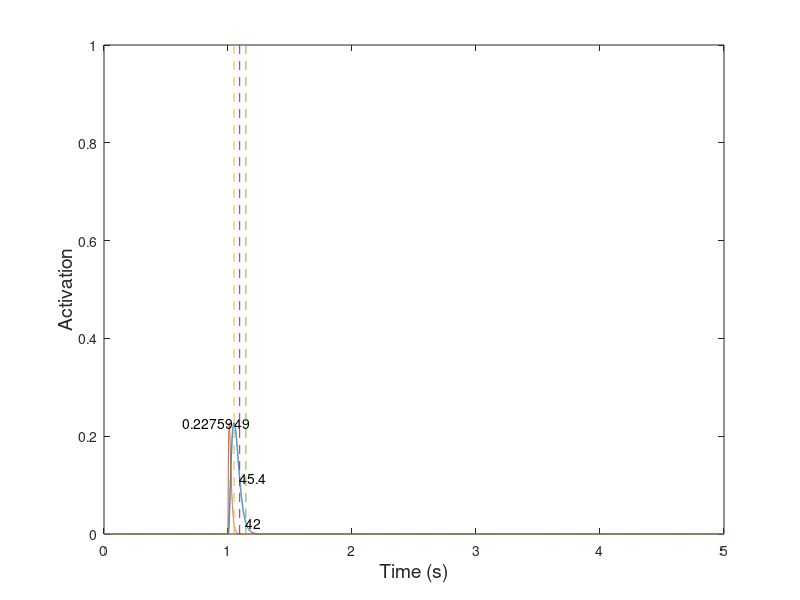

Source code (MATLAB): (Note: this script raises an error after producing the figure.)
%==========================================================================
% spikeDrivenMuscleModel_test.m
% Author: Akira Nagamori
% Last update: 3/27/19
% Descriptions
%   A new model driven by spike trains inspired by Williams et al. 1998
%   Generatetwitch response and test activation-frequency response with a
%   given parameter set
%==========================================================================

close all
clear all
clc

%% Simulation parameters
% Simulation parameters
Fs = 5000; %sampling frequency
h = 1/Fs;
time = 0:1/Fs:5; %simulation time

Lce = 1; % muscle length
%% Model parameters
C = 2;
S = 10*C;
k_1 = 35;
k_2 = 30;
k_3 = 35;
k_4 = 30;
tau_1 = 0.02;
tau_2 = 0.02;
N = 1.7;
K = 0.065;
alpha = 5;

%%
for i = 1:2
    if i == 1
        % Generate a pulse to record twitch response
        FR_test = 1;
    elseif i == 2
        % Generate a set of spike trains at multiple frequencies
        FR_test = [2 5 8 10 12 15 18 20 25 30 40 50 60 70 80 100 200]; %10:10:100];
    end
    %% initialization
    mean_exc = zeros(1,length(FR_test));
    p2p_exc = zeros(1,length(FR_test));
    
    %% Test each stimulus frequency
    for f = 1:length(FR_test)
        %% Generate spike train
        FR = FR_test(f);
        spike = zeros(1,length(time));
        if i == 1
            % Generate a pulse
            spike(1*Fs) = 1;
        else
            % Generate spike train
            temp =spikeTrainGenerator(0:1/Fs:3,Fs,FR);
            spike(1*Fs:4*Fs) = temp;
        end
        
        %%  initialization
        c = 0; % free calcium concentration
        cf = 0; % concentraction of calcium bound to troponin
        A = 0; % muscle activation
        
        R_vec = zeros(1,length(time));
        c_vec = zeros(1,length(time));
        x_int_vec = zeros(1,length(time));
        cf_vec = zeros(1,length(time));
        A_tilda_vec = zeros(1,length(time));
        A_vec = zeros(1,length(time));
        
        spike_temp = zeros(1,length(time));
        R_temp = exp(-time/tau_1);
        R = zeros(1,length(time));
        for t = 1:length(time)
            %% Stage 1
            % Calcium diffusion to sarcoplasm
            if spike(t) == 1
                spike_temp(t) = 1;
                temp = conv(spike_temp,R_temp*(1+2*A^alpha));
                R = R + temp(1:length(time));
            end
            %R = spike(t) + exp(-h/tau_1)*R; %*(1+3*A^alpha);
            
            %%
            c_dot = k_1*(C-c-cf)*R(t) - k_2*c*(S-C+c+cf)-(k_3*c-k_4*cf)*(1-cf);
            cf_dot = (1-cf)*(k_3*c-k_4*cf);
            c = c_dot/Fs + c;
            cf = cf_dot/Fs + cf;
            
            %% Stage 2
            % Cooperativity and saturation
            if cf < 0
                cf_temp = 0;
            else
                cf_temp = cf;
            end
            A_tilda = cf_temp^N/(cf_temp^N+K^N);
            
            %% Stage 3
            % First-order dynamics to muscle activation, A
            %tau_2 = tau_2_0*(1-0.8*A_tilda)^2;
            A_dot = (A_tilda-A)/tau_2;
            A = A_dot/Fs + A;
            
            %% Store variables
            %x_vec(t) = x(t);
            %R_vec(t) = R;
            c_vec(t) = c;
            cf_vec(t) = cf;
            A_tilda_vec(t) = A_tilda;
            A_vec(t) = A;
            
            
        end
        
        mean_exc(f) = mean(A_vec(3.5*Fs:4*Fs));
        p2p_exc(f) = max(A_vec(3.5*Fs:4*Fs))-min(A_vec(3.5*Fs:4*Fs));
        
        if i == 1
            %------------------------------------------------------------------
            % Twitch analysis
            %------------------------------------------------------------------
            % Find the peak amplitude of twitch and its location
            [pks,locs_0_100] = max(A_vec);
            % Display peak amplitude value
            pks
            % Time it takes from zero force to the peak
            t_0_100 = (locs_0_100-1*Fs)*1000/Fs % convert it in the unit of ms
            
            % Find a half peak amplitude
            peak_half = pks/2;
            % Find time from peak to half maximum
            [~,t_100_50] = min(abs(A_vec(locs_0_100:end)-peak_half));
            
            % Find the location of t_100_50
            locs_100_50 = locs_0_100+t_100_50;
            % Time it takes from peak to half maximum
            t_100_50 = t_100_50*1000/Fs
            
            % Find value of 40% of peak amplitude
            peak_40 = pks*0.4;
            % Find value of 10% of peak amplitude
            peak_10 = pks*0.1;
            
            % Find time when force reaches 40% maximum after peak
            [~,t_40] = min(abs(A_vec(locs_0_100:end)-peak_40));
            % Find time when force reaches 10% maximum after peak
            [~,t_10] = min(abs(A_vec(locs_0_100:end)-peak_10));
            
            % Time it takes from 40% peak to 10% peak
            t_40_10 = (t_10-t_40)*1000/Fs
            
            % Locatino of t_40_10
            locs_40_10 = locs_0_100+t_10;
            
            T = t_0_100/Fs;
            P =  pks/T;
            twitch_Milner_temp = P.*time.*exp(1-time/T);
            twitch_Milner = conv(spike,twitch_Milner_temp);
        end
        
        figure(i)
        plot(time,A_vec,'LineWidth',1)
        hold on
        if i == 1
            plot(time,twitch_Milner(1:length(time)))
            hold on
            plot([time(locs_0_100) time(locs_0_100)],[0 1],'--')
            text(time(locs_0_100),pks,num2str(t_0_100))
            hold on
            plot([time(locs_100_50) time(locs_100_50)],[0 1],'--')
            plot([time(locs_40_10) time(locs_40_10)],[0 1],'--')
            text(time(locs_100_50),peak_half,num2str(t_100_50))
            text(time(locs_40_10),peak_10,num2str(t_40_10))
            text(time(locs_0_100)-time(locs_0_100)*0.4,pks,num2str(pks))
        end
        
    end
    
    figure(i)
    xlabel('Time (s)','FontSize',14)
    ylabel('Activation','FontSize',14)
    
    if i == 2
        
        twitch2tetanus_ratio = p2p_exc(1)/mean_exc(f)
        fusion = 1-p2p_exc/p2p_exc(1);
        
        FR_new = 0.1:0.1:FR_test(end);
        Af_new = spline(FR_test,mean_exc,FR_new);
        [~,loc] = min(abs(Af_new-0.5));
        FR_half = FR_new(loc);
        f_eff = FR_new/FR_half;
        
        a_f = 0.56;
        n_f0 = 2.1;
        n_f1 = 5;
        n_f = n_f0 +n_f1* (1/Lce-1);
        Af_Song = 1-exp(-(f_eff./(a_f*n_f)).^n_f);
        
        FR_half
        
        %% Calculate error between the desired and generated activation-frequency relationship
        for j = 1:length(find(f_eff<3.5))
            error_temp(j) = abs(Af_Song(j)-Af_new(j));
        end
        error = sum(error_temp)
        
        figure(6)
        plot(FR_test/FR_half,mean_exc,'LineWidth',1)
        xlabel('Frequency (Hz)','FontSize',14)
        ylabel('Activation','FontSize',14)
        hold on
        plot(f_eff,Af_new)
        plot(f_eff,Af_Song,'color','k')
        xlim([0 3])
        legend('New','New Fit','Song')
        
        figure(7)
        plot(FR_test/FR_half,fusion,'LineWidth',1)
        xlabel('Frequency (Hz)','FontSize',14)
        ylabel('Fusion','FontSize',14)
        hold on
        xlim([0 3])
        
        figure(8)
        plot(mean_exc./max(mean_exc),fusion,'LineWidth',1)
        xlabel('Activation','FontSize',14)
        ylabel('Fusion','FontSize',14)
        hold on
        plot(0:0.1:1,0:0.1:1,'--','color','k')
    end
    
end


function spikeTrain = spikeTrainGenerator(t,Fs,freq)

spikeTrain = zeros(1,length(t));
ISI = round(1/freq*Fs);
numSpikes = round(length(t)/ISI);
index = [1:numSpikes]*ISI;
index(index>length(t)) = [];
spikeTrain(index) = 1;
spikeTrain(1) = 1;

end
